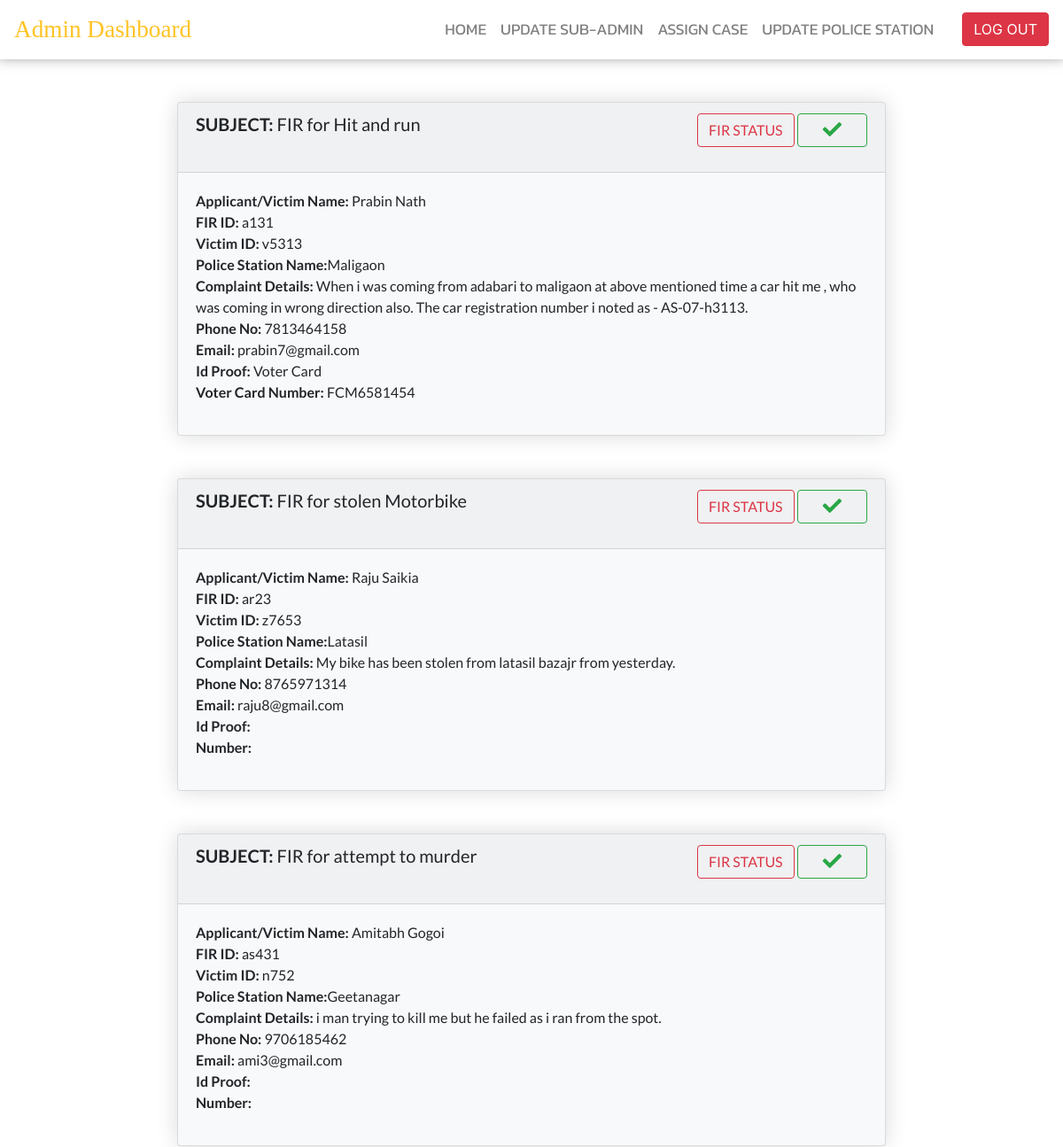
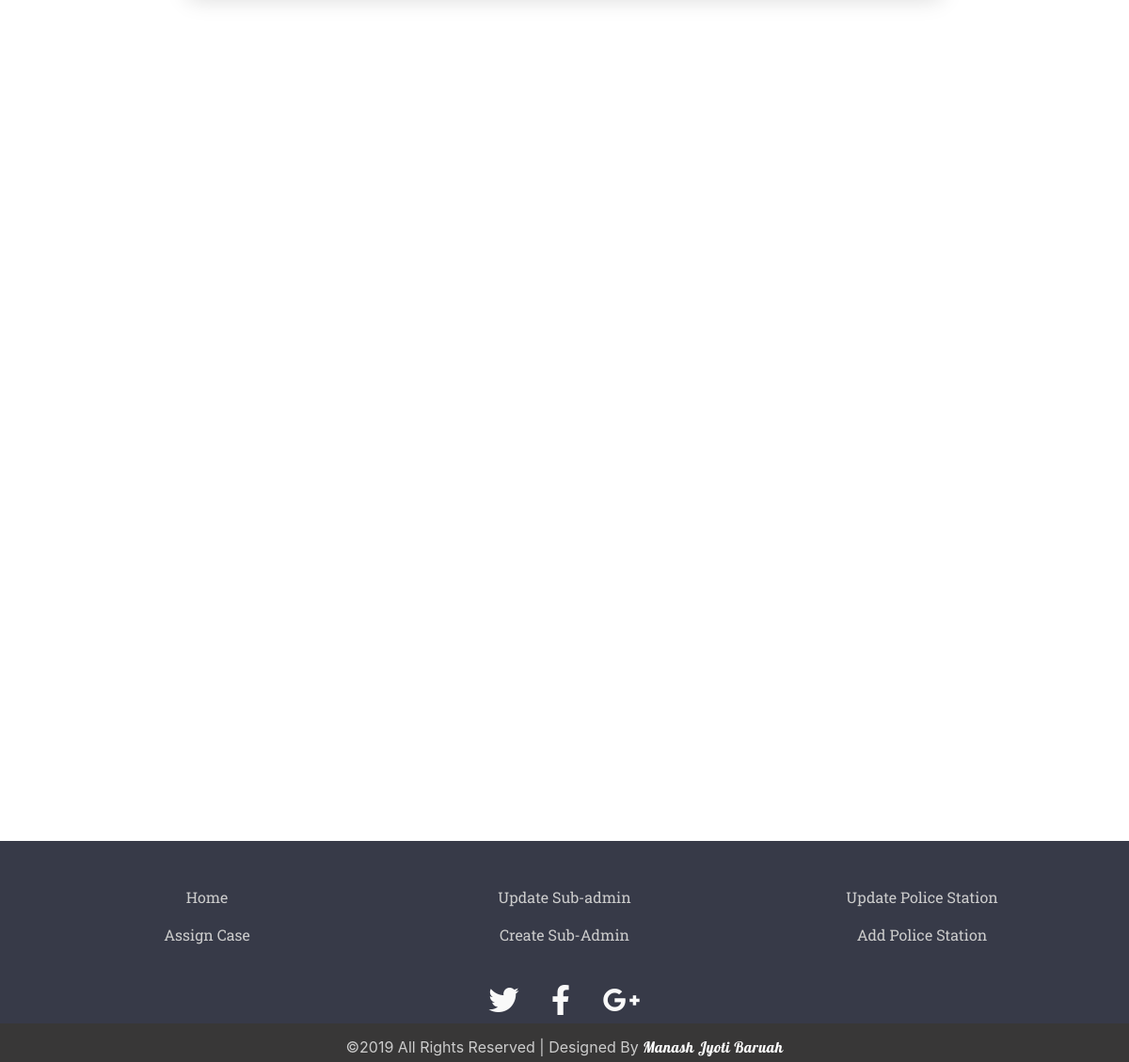
The page /dashboard/admin_dashboard_menus/case_admin.php on the database its author committed (2 pictures, top to bottom).
### tables this page shows
CREATE TABLE IF NOT EXISTS `fir` (
  `ward_no` int(40) NOT NULL,
  `ps_name` text NOT NULL,
  `fid` varchar(40) NOT NULL,
  `vid` varchar(40) NOT NULL,
  `subject` varchar(200) NOT NULL,
  `i_date` date NOT NULL,
  `i_time` time NOT NULL,
  `i_place` varchar(50) NOT NULL,
  `a_name` text NOT NULL,
  `w_name` text NOT NULL,
  `w_address` varchar(500) NOT NULL,
  `f_date` date NOT NULL,
  `f_time` time NOT NULL,
  `c_details` varchar(500) NOT NULL,
  `f_name` text NOT NULL,
  `l_name` text NOT NULL,
  `relation` char(10) NOT NULL,
  `r_name` text NOT NULL,
  `city` text NOT NULL,
  `state` text NOT NULL,
  `p_code` bigint(50) NOT NULL,
  `address` varchar(500) NOT NULL,
  `phone` bigint(50) NOT NULL,
  `e_id` varchar(70) NOT NULL,
  `identity` char(100) NOT NULL,
  `identity_no` varchar(200) NOT NULL,
  PRIMARY KEY (`fid`)
);

### dashboard/admin_dashboard_menus/case_admin.php (the view, shortened to what this page needs)
<!DOCTYPE html>
<html>
<head>
	<link rel="stylesheet" href="https://use.fontawesome.com/releases/v5.8.1/css/all.css">
	<link rel="stylesheet" href="https://maxcdn.bootstrapcdn.com/bootstrap/4.0.0/css/bootstrap.min.css">
	<link rel="stylesheet" type="text/css" href="case_admin_style.css">
</head>
<body>
		<nav class="navbar navbar-expand-lg navbar-light sticky-top navbar-custom">
			<a class="navbar-brand" href="#">Admin Dashboard</a>
			<div class="collapse navbar-collapse" id="navbarSupportedContent">
				<ul class="navbar-nav mr-auto w-100 justify-content-end px-4 ">
					<li class="nav-item active"><a href="../admin_dashboard.php" class="nav-link ">HOME</a></li>
					<li class="nav-item"><a href="update_sa.php" class="nav-link ">UPDATE SUB-ADMIN</a></li>
					<li class="nav-item"><a href="case_admin.php" class="nav-link ">ASSIGN CASE</a></li>
					<li class="nav-item"><a href="update_ps.php" class="nav-link ">UPDATE POLICE STATION</a></li>
				</ul>
				<a href="../../php/admin_logout.php"><button type="button" class="btn btn-danger">LOG OUT</button></a>
			</div>
		</nav>
		<div class="content">
			<?php
        include("../admin_dashboard_menus/connectioni.php");
        $view_users_query="select * from fir";
        $run=mysqli_query($con,$view_users_query);
        while($row=mysqli_fetch_array($run))
        {
  			$ps_name=$row[1];
  			$fid=$row[2];
  			$vid=$row[3];
  			$subject=$row[4];
  			$c_details=$row[13];
  			$f_name=$row[14];
  			$l_name=$row[15];
  			$phone=$row[22];
  			$e_id=$row[23];
  			$identity = $row[24];
			$identity_no = $row[25];
?>
			<div class="card bg-light my-5 mx-auto" style="max-width: 50rem;">
				<div class="card-header align-middle ">
					<h5><b>SUBJECT:</b> <?php echo $subject;  ?></h5>
					<p class="float-right align-middle">
						<a href="fir_status.php?edit=<?php echo $fid ?>"><button type="button" class="btn btn-outline-danger">FIR STATUS</button></a>
						<a href="case_admin_confirm.php?edit=<?php echo $fid ?>"><button type="button" class="btn btn-outline-success" ><i class="fas fa-check  fa-lg px-3"></i></button></a>
					</p>
				</div>
				<div class="card-body ">
					<p>
				<b>Applicant/Victim Name:</b> <?php echo $f_name;  ?> <?php echo $l_name;  ?><br>
				 <b>FIR ID:</b> <?php echo $fid;  ?><br>
				 <b>Victim ID:</b> <?php echo $vid;  ?><br>
				<b>Police Station Name:</b><?php echo $ps_name;  ?><br>
				<b>Complaint Details:</b> <?php echo $c_details;  ?><br>
				 <b>Phone No:</b> <?php echo $phone  ?> <br>
				 <b>Email:</b> <?php echo $e_id  ?> <br>
				 <b> Id Proof:</b> <?php echo $identity  ?><br>
				<b> <?php echo $identity  ?> Number:</b> <?php echo $identity_no ?><br>
				    </p>
				</div>
			</div>
		<?php } ?>
		</div>
		<footer id="site-footer">
			<div class="container">
				<div class="row text-center custom-list">
					<div class="col-sm-4">
						<ul class="list-unstyled">
						<li><a href="../admin_dashboard.php" class="nav-link">Home</a></li>
						<li><a href="case_admin.php" class="nav-link">Assign Case</a></li>
					</ul>
					</div>
					<div class="col-sm-4">
						<ul class="list-unstyled">
							<li><a href="update_sa.php" class="nav-link">Update Sub-admin</a></li>
							<li><a href="../../subadminRegister.php" class="nav-link">Create Sub-Admin</a></li>
						</ul>
					</div>
					<div class="col-sm-4">
						<ul class="list-unstyled">
							<li><a href="update_ps.php" class="nav-link">Update Police Station</a></li>
							<li><a href="ps_section/add_ps.php" class="nav-link">Add Police Station</a></li>
						</ul>
					</div>
				</div>
			</div>
			<div class="social-networks">
				<a href="https://www.twitter.com/ocms" class="twitter"><i class="fab fa-twitter"></i></a>
				<a href="https://www.facebook.com/ocms" class="facebook"><i class="fab fa-facebook-f"></i></a>
				<a href="mailto:ocms@gmail.com?subject=Mail from Our Site" class="google"><i class="fab fa-google-plus-g"></i></a>
			</div>
			<div class="footer-copyright">
            	<p>&copy;2019 All Rights Reserved | Designed By <a href="https://www.linkedin.com/in/manashjb/"><span>Manash Jyoti Baruah</span></a> </p>
        	</div>
		</footer>
</body>
</html>

### dashboard/admin_dashboard_menus/case_admin_style.css (style rules this page uses)
body { background: #ffff; min-height: 100%; padding-bottom: 20vh; position: relative; }
.navbar-custom { background: #ffff; -webkit-box-shadow:0 -0.4rem 0.9rem 0.2rem rgba(0,0,0,.5); -moz-box-shadow: -0.4rem 0.9rem 0.2rem rgba(0,0,0,.5):; box-shadow:0 -0.4rem 0.9rem 0.2rem rgba(0,0,0,.5); }
#navbarSupportedContent li a { color: grey; font-family: 'Kanit', sans-serif; font-size: 1.1em; }
.navbar-brand { color: #ffc324 !important; font-family: 'Cinzel', serif; font-size: 1.7em; }
.content { position:relative; padding-bottom: 20vh; font-family: 'Lato', sans-serif; }
#site-footer { background-color: #373a48 !important; color:white; height: 200px; position: absolute; left: 0 ; right: 0; bottom: 0; margin-bottom: -30vh; }
#site-footer .custom-list { margin-top: 40px; color: #fff !important; }
#site-footer li a { color: #ccc; font-family: 'Roboto Slab', serif; }
#site-footer .social-networks { text-align: center; padding-top: 10px; padding-bottom: 0; }
#site-footer .social-networks a { margin-right: 5px; margin-left: 5px; font-size: 32px; color: #f9f9f9; padding: 10px; transition: 0.2s; }
#site-footer .footer-copyright { background-color: #383737; padding-top:3px; padding-bottom:3px; text-align: center; }
#site-footer .footer-copyright p { margin:10px; color: #ccc; }
#site-footer span { font-family: 'Lobster', cursive; letter-spacing: 0.5px; color: #fff; }
.card-header h5 , p { display: inline-block !important; }
.card { box-shadow: 0 0 25px rgba(0, 0, 0, .15) !important; }

### rows shown on the page
fir: subject "FIR for Hit and run", f_name "Prabin", l_name "Nath", fid "a131", vid "v5313", ps_name "Maligaon", c_details "When i was coming from adabari to maligaon at above mentioned time a car hit me , who was coming in wrong direction also. The car registration number i noted as - AS-07-h3113.", phone "7813464158", e "prabin7@gmail.com", identity "Voter Card", identity_no "FCM6581454"
fir: subject "FIR for stolen Motorbike", f_name "Raju", l_name "Saikia", fid "ar23", vid "z7653", ps_name "Latasil", c_details "My bike has been stolen from latasil bazajr from yesterday.", phone "8765971314", e "raju8@gmail.com"
fir: subject "FIR for attempt to murder", f_name "Amitabh", l_name "Gogoi", fid "as431", vid "n752", ps_name "Geetanagar", c_details "i man trying to kill me but he failed as i ran from the spot.", phone "9706185462", e "ami3@gmail.com"
